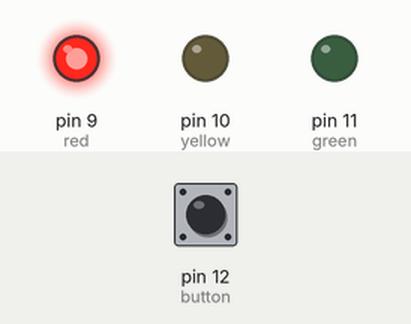
This sketch was run on a simulated Arduino Uno, built with avr-gcc and run on an emulated ATmega328P. Parts: output pins drawn as LEDs (lit = HIGH). Dashed ring = blinking. Inputs (shaded band) come from the test bench; at power-on: pin 12 (button) HIGH.

Above: at 2.3 s.
2.4 s: pin 12 (button) pulled LOW for 3.2 s
At 6.8 s:
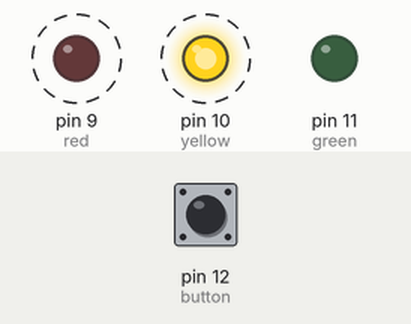
7.1 s: pin 12 (button) pulled LOW for 0.65 s
At 8.7 s:
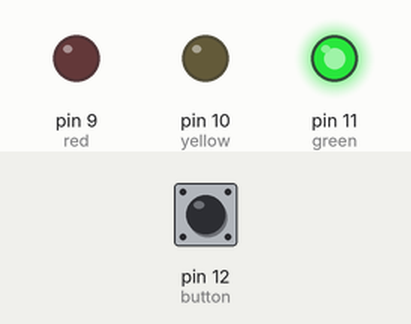
9.5 s: pin 12 (button) pulled LOW for 1 s
At 11.3 s:
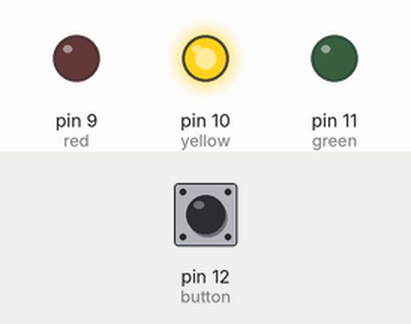
Timing chart, 0 to 12.8 s (numbered marks = the images above; inputs shaded):
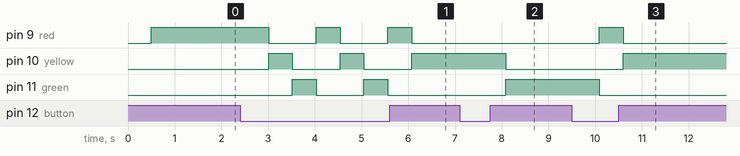

Measured:
- after the input at 2.4 s, pin 9 (red), pin 10 (yellow): alternates HIGH for 0.51 s and LOW for 1.0 s, starting after 0.61 s; pin 11 (green): alternates HIGH for 0.51 s and LOW for 1.0 s, starting after 1.1 s
- after the input at 7.1 s, pin 10 (yellow): HIGH → LOW after 0.98 s; pin 11 (green): LOW → HIGH after 0.98 s
- after the input at 9.5 s, pin 9 (red): LOW → HIGH after 0.59 s, → LOW 0.51 s later; pin 10 (yellow): LOW → HIGH after 1.1 s; pin 11 (green): HIGH → LOW after 0.59 s

The sketch:

bsd_moez-rashed_trafficlights.ino
```cpp
#define red 9
#define yellow 10
#define green 11
#define button 12
int flag;
void setup()
{
 pinMode(red,OUTPUT);
 pinMode(yellow,OUTPUT);
 pinMode(green,OUTPUT);
 pinMode(button,INPUT);
 digitalWrite(button, HIGH);
 flag = 0;
}

void loop()
{
  if(flag == 0)
  {
    delay(500);
  	redd();
  }
  else if(flag == 1)
  {
    delay(500);
     yelloww();
  }
  else if ( flag ==2)
  {
    delay(500);
      greenn();
  }
  if (digitalRead(button) == LOW)
  {
    delay(10);
       flag++;
    if(flag > 2)
    {
     flag = 0;
    }
  }

}
void redd()
{
  digitalWrite(red,HIGH);
  digitalWrite(yellow,LOW);
  digitalWrite(green,LOW);
}
void yelloww()
{
  digitalWrite(red,LOW);
  digitalWrite(yellow,HIGH);
  digitalWrite(green,LOW);
}
void greenn()
{
  digitalWrite(red,LOW);
  digitalWrite(yellow,LOW);
  digitalWrite(green,HIGH);
}
      
```
